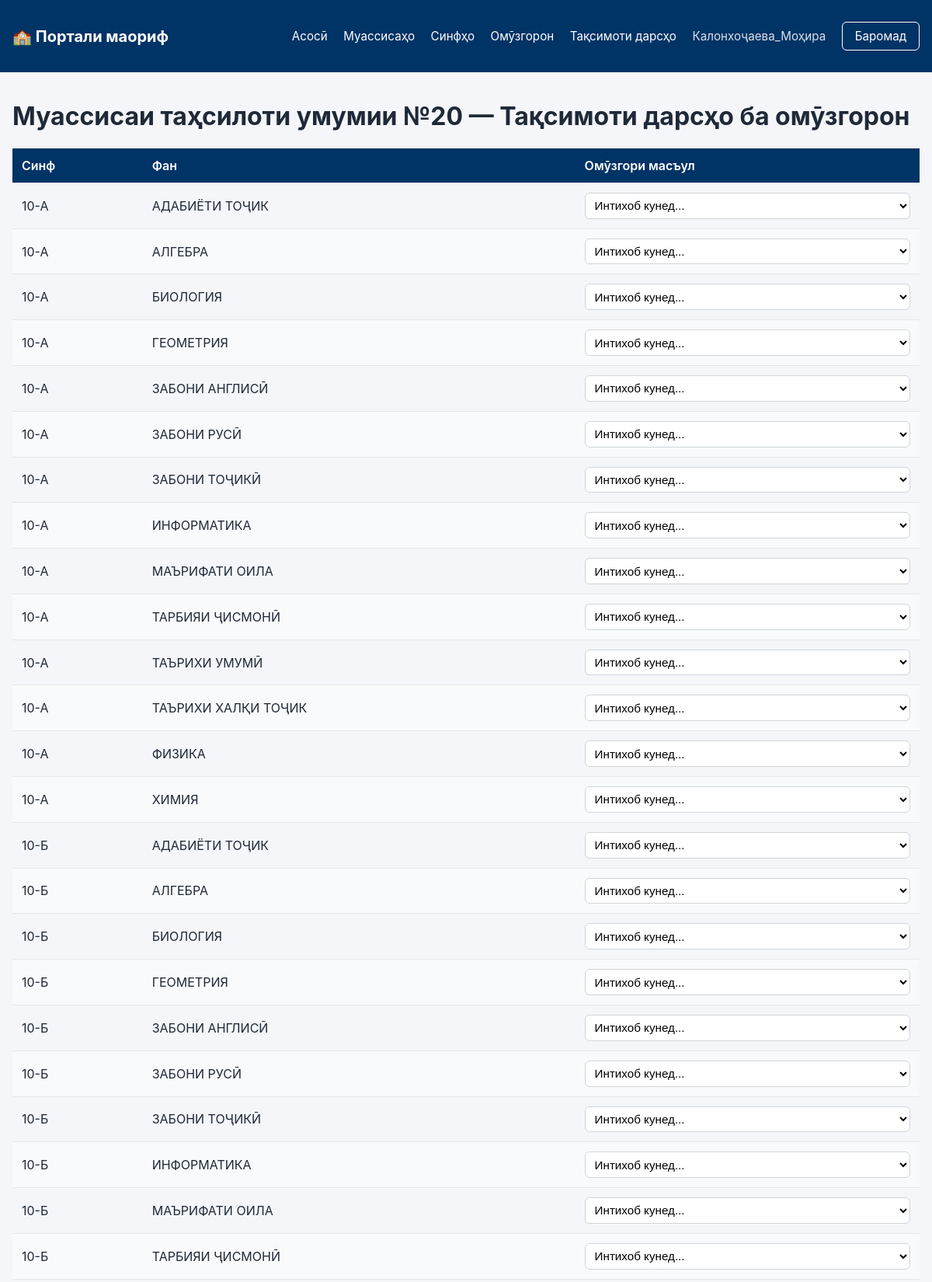
The app's page /schools/allocation/ (signed in, upper part) with its own data.
### portal/models.py (models this page shows, shortened)
class School(models.Model):
    name = models.CharField('Номи муассиса', max_length=255, unique=True)
    director = models.CharField('Директор', max_length=255, blank=True)
    phone = models.CharField('Рақами телефон', max_length=50, blank=True)
    type = models.CharField('Намуд', max_length=50, choices=SCHOOL_TYPE_CHOICES, default='Мактаб')
    language = models.CharField('Забон', max_length=50, choices=LANGUAGE_CHOICES, default='Тоҷикӣ')
    class Meta:
        verbose_name = 'Муассисаи таълимӣ'
        verbose_name_plural = 'Муассисаҳои таълимӣ'
        ordering = ['name']

class ClassSubject(models.Model):
    school = models.ForeignKey(School, on_delete=models.CASCADE, verbose_name='Муассиса')
    class_name = models.CharField('Синф', max_length=20)
    subject = models.CharField('Фан', max_length=100)
    teacher = models.ForeignKey(User, on_delete=models.SET_NULL, blank=True, null=True, verbose_name='Омӯзгор')
    allocated_teacher = models.ForeignKey('TeacherProfile', on_delete=models.SET_NULL, blank=True, null=True, related_name='allocated_subjects', verbose_name='Омӯзгори масъул')
    is_default = models.BooleanField('Стандарт?', default=False)
    is_active = models.BooleanField('Фаъол?', default=True)
    class Meta:
        unique_together = ['school', 'class_name', 'subject']
        verbose_name = 'Фани синф'
        verbose_name_plural = 'Фанҳои синфӣ'

### portal/views.py (the view)
# urls.py: path('schools/allocation/', views.lesson_allocation, name='lesson_allocation'),
@login_required
def lesson_allocation(request):
    school = get_user_school(request.user)
    if not school:
        messages.error(request, 'Муассисаи шумо муайян карда нашуд.')
        return redirect('dashboard')
    if not has_school_access(request.user, school):
        return redirect('dashboard')
    class_subjects = ClassSubject.objects.filter(
        school=school, is_active=True
    ).select_related('allocated_teacher', 'teacher').order_by('class_name', 'subject')
    teachers = TeacherProfile.objects.filter(school=school).select_related('user').order_by('full_name')
    user_to_profile = {tp.user_id: tp.id for tp in teachers}
    for cs in class_subjects:
        cs.selected_profile_id = cs.allocated_teacher_id or user_to_profile.get(cs.teacher_id)
    return render(request, 'school/lesson_allocation.html', {
        'school': school,
        'class_subjects': class_subjects,
        'teachers': teachers,
    })

### portal/views.py (called while the page is built)
def get_user_school(user):
    if not user or user.is_anonymous:
        return None
    try:
        return user.userprofile.school
    except UserProfile.DoesNotExist:
        return None

def get_user_role(user):
    if not user or user.is_anonymous:
        return settings.ROLE_TEACHER
    try:
        return user.userprofile.role
    except UserProfile.DoesNotExist:
        return settings.ROLE_TEACHER

def has_school_access(user, school):
    if user.is_superuser:
        return True
    role = get_user_role(user)
    if role == settings.ROLE_DIRECTOR:
        return True
    user_school = get_user_school(user)
    return user_school == school

### portal/templates/school/lesson_allocation.html (shortened to what this page needs)
{% extends 'portal/base.html' %}
{% block content %}
<h1>{{ school.name }} — Тақсимоти дарсҳо ба омӯзгорон</h1>
<form action="{% url 'save_lesson_allocation' %}" method="post">
    <table class="data-table">
        <thead>
            <tr><th>Синф</th><th>Фан</th><th>Омӯзгори масъул</th></tr>
        </thead>
        <tbody>
            {% for cs in class_subjects %}
            <tr>
                <td>{{ cs.class_name }}</td>
                <td>{{ cs.subject }}</td>
                <td>
                    <select name="alloc_{{ cs.id }}" class="form-select">
                        <option value="">Интихоб кунед...</option>
                    </select>
                </td>
            </tr>
            {% empty %}
            <tr><td colspan="3">Фанҳо ёфт нашуданд.</td></tr>
            {% endfor %}
        </tbody>
    </table>
</form>
{% endblock %}

### portal/templates/portal/base.html (shortened to what this page needs)
<!DOCTYPE html>
<html lang="uz-cyrl">
<head>
    {% load static %}
    <link rel="stylesheet" href="{% static 'portal/css/style.css' %}">
</head>
<body>
    <nav class="navbar">
        <div class="container nav-inner">
            <a href="{% url 'dashboard' %}" class="logo">🏫 Портали маориф</a>
            <div class="nav-links">
                {% if user.is_authenticated %}
                    <a href="{% url 'dashboard' %}">Асосӣ</a>
                    <a href="{% url 'school_list' %}">Муассисаҳо</a>
                    {% if user.userprofile.school %}
                        <a href="{% url 'class_list' user.userprofile.school.id %}">Синфҳо</a>
                        <a href="{% url 'teacher_list' user.userprofile.school.id %}">Омӯзгорон</a>
                        <a href="{% url 'lesson_allocation' %}">Тақсимоти дарсҳо</a>
                    {% endif %}
                    {% if not user.is_superuser %}
                        <span class="user">{{ user.username }}</span>
                    {% endif %}
                    <a href="{% url 'logout' %}" class="btn btn-outline">Баромад</a>
                {% else %}
                    <a href="{% url 'login' %}" class="btn">Вуруд</a>
                {% endif %}
            </div>
        </div>
    </nav>
    <main class="container">
        {% block content %}{% endblock %}
    </main>
</body>
</html>

### portal/static/portal/css/style.css (style rules this page uses)
* { box-sizing: border-box; }
body { font-family: -apple-system, BlinkMacSystemFont, "Segoe UI", Roboto, "Arial", sans-serif; margin: 0; padding: 0; background: #f4f6f9; color: #1f2937; }
.container { max-width: 1200px; margin: 0 auto; padding: 1rem; }
.navbar { background: #003366; color: #fff; padding: 0.75rem 0; }
.nav-inner { display: flex; justify-content: space-between; align-items: center; }
.logo { color: #fff; font-size: 1.25rem; text-decoration: none; font-weight: bold; }
.nav-links a, .nav-links span { color: #fff; text-decoration: none; margin-left: 1rem; font-size: 0.95rem; }
.user { opacity: 0.85; }
.btn { display: inline-block; padding: 0.5rem 1rem; background: #2563eb; color: #fff; border: none; border-radius: 0.375rem; cursor: pointer; text-decoration: none; font-size: 0.95rem; transition: background 0.2s; }
.btn-outline { background: transparent; border: 1px solid #fff; }
.data-table { width: 100%; border-collapse: collapse; margin-top: 0.75rem; }
.data-table th, .data-table td { text-align: left; padding: 0.75rem; border-bottom: 1px solid #e5e7eb; }
.data-table th { background: #003366; color: #fff; font-weight: 600; }
.data-table tr:nth-child(even) { background: #f9fafb; }
.form-select { width: 100%; padding: 0.4rem 0.5rem; border: 1px solid #d1d5db; border-radius: 0.375rem; background: #fff; font-size: 0.95rem; }

### records on screen
School: name "Муассисаи таҳсилоти умумии №20"
ClassSubject: class_name "10-А", subject "АДАБИЁТИ ТОҶИК"
ClassSubject: class_name "10-А", subject "АЛГЕБРА"
ClassSubject: class_name "10-А", subject "БИОЛОГИЯ"
ClassSubject: class_name "10-А", subject "ГЕОМЕТРИЯ"
ClassSubject: class_name "10-А", subject "ЗАБОНИ АНГЛИСӢ"
ClassSubject: class_name "10-А", subject "ЗАБОНИ РУСӢ"
ClassSubject: class_name "10-А", subject "ЗАБОНИ ТОҶИКӢ"
ClassSubject: class_name "10-А", subject "ИНФОРМАТИКА"
ClassSubject: class_name "10-А", subject "МАЪРИФАТИ ОИЛА"
ClassSubject: class_name "10-А", subject "ТАРБИЯИ ҶИСМОНӢ"
ClassSubject: class_name "10-А", subject "ТАЪРИХИ УМУМӢ"
ClassSubject: class_name "10-А", subject "ТАЪРИХИ ХАЛҚИ ТОҶИК"
ClassSubject: class_name "10-А", subject "ФИЗИКА"
ClassSubject: class_name "10-А", subject "ХИМИЯ"
ClassSubject: class_name "10-Б", subject "АДАБИЁТИ ТОҶИК"
ClassSubject: class_name "10-Б", subject "АЛГЕБРА"
ClassSubject: class_name "10-Б", subject "БИОЛОГИЯ"
ClassSubject: class_name "10-Б", subject "ГЕОМЕТРИЯ"
ClassSubject: class_name "10-Б", subject "ЗАБОНИ АНГЛИСӢ"
ClassSubject: class_name "10-Б", subject "ЗАБОНИ РУСӢ"
ClassSubject: class_name "10-Б", subject "ЗАБОНИ ТОҶИКӢ"
ClassSubject: class_name "10-Б", subject "ИНФОРМАТИКА"
ClassSubject: class_name "10-Б", subject "МАЪРИФАТИ ОИЛА"
ClassSubject: class_name "10-Б", subject "ТАРБИЯИ ҶИСМОНӢ"

### other values on screen
{{ user.username }} "Калонхоҷаева_Моҳира"
